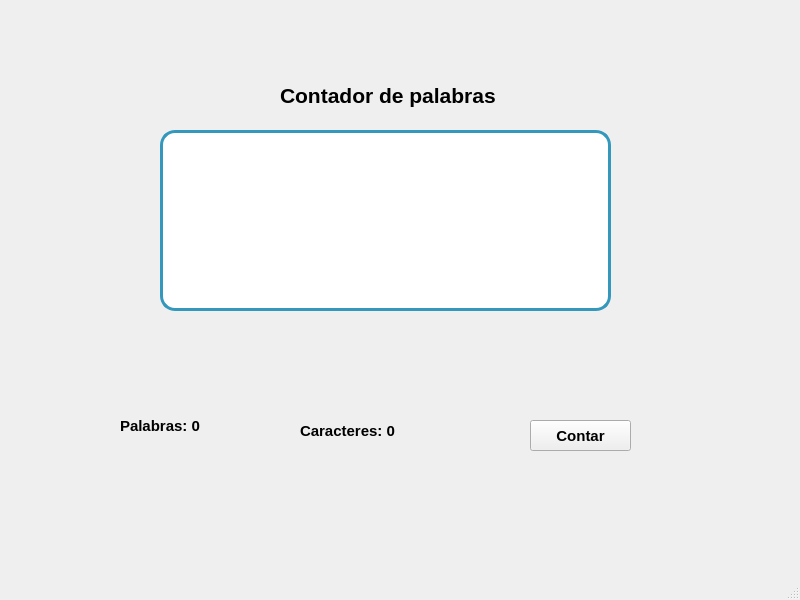
<?xml version="1.0" encoding="UTF-8"?>
<ui version="4.0">
 <class>MainWindow</class>
 <widget class="QMainWindow" name="MainWindow">
  <property name="geometry">
   <rect>
    <x>0</x>
    <y>0</y>
    <width>800</width>
    <height>600</height>
   </rect>
  </property>
  <property name="windowTitle">
   <string>MainWindow</string>
  </property>
  <widget class="QWidget" name="centralwidget">
   <widget class="QLabel" name="labelTitulo">
    <property name="geometry">
     <rect>
      <x>280</x>
      <y>80</y>
      <width>231</width>
      <height>31</height>
     </rect>
    </property>
    <property name="font">
     <font>
      <pointsize>16</pointsize>
      <weight>75</weight>
      <bold>true</bold>
     </font>
    </property>
    <property name="text">
     <string>Contador de palabras</string>
    </property>
   </widget>
   <widget class="QLineEdit" name="edtCaracteres">
    <property name="geometry">
     <rect>
      <x>160</x>
      <y>130</y>
      <width>451</width>
      <height>181</height>
     </rect>
    </property>
    <property name="styleSheet">
     <string notr="true">border-radius : 15px;
border : 3px solid #3498bd;</string>
    </property>
   </widget>
   <widget class="QLabel" name="tvPalabras">
    <property name="geometry">
     <rect>
      <x>120</x>
      <y>410</y>
      <width>91</width>
      <height>31</height>
     </rect>
    </property>
    <property name="font">
     <font>
      <pointsize>11</pointsize>
      <weight>75</weight>
      <bold>true</bold>
     </font>
    </property>
    <property name="text">
     <string>Palabras: 0</string>
    </property>
   </widget>
   <widget class="QLabel" name="tvCaracteres">
    <property name="geometry">
     <rect>
      <x>300</x>
      <y>420</y>
      <width>101</width>
      <height>21</height>
     </rect>
    </property>
    <property name="font">
     <font>
      <pointsize>11</pointsize>
      <weight>75</weight>
      <bold>true</bold>
     </font>
    </property>
    <property name="text">
     <string>Caracteres: 0</string>
    </property>
   </widget>
   <widget class="QPushButton" name="btnContar">
    <property name="geometry">
     <rect>
      <x>530</x>
      <y>420</y>
      <width>101</width>
      <height>31</height>
     </rect>
    </property>
    <property name="font">
     <font>
      <pointsize>11</pointsize>
      <weight>75</weight>
      <bold>true</bold>
     </font>
    </property>
    <property name="text">
     <string>Contar</string>
    </property>
   </widget>
  </widget>
  <widget class="QMenuBar" name="menubar">
   <property name="geometry">
    <rect>
     <x>0</x>
     <y>0</y>
     <width>800</width>
     <height>21</height>
    </rect>
   </property>
  </widget>
  <widget class="QStatusBar" name="statusbar"/>
 </widget>
 <resources/>
 <connections/>
</ui>
